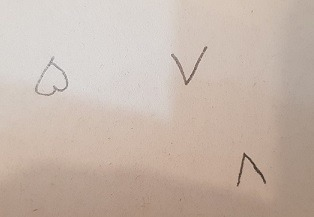
#> input picture Tests/10-Solving-Contours/adad.jpg, 314 x 217 px
$ jupyter execute solving-numbers-contours.ipynb
#> lines starting #> are read from the running program, lines starting #| are printed output that depends on the picture; after the words box and inside, x2 and y2 are one past the last pixel; in counts of white or black regions, pixels touching at a corner belong together
## 1- Importing Libraries

[cell 1]
import cv2 as cv
import numpy as np
import matplotlib.pyplot as plt

## 2- Loading Image

[cell 2]
image = cv.imread("adad.jpg", 0)
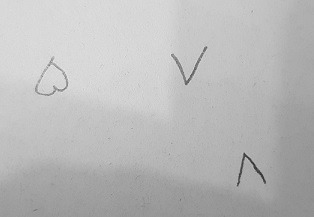
#> image: shape (217, 314); min 42, max 237, mean 185.8

noise_removed_image = cv.medianBlur(image,5)

output = cv.adaptiveThreshold(noise_removed_image,255,cv.ADAPTIVE_THRESH_GAUSSIAN_C, cv.THRESH_BINARY,11,3)
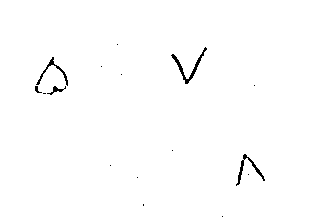
#> output: shape (217, 314); 99.1% white; black in thin lines or dots, all inside (x1, y1, x2, y2) = (35, 44, 265, 217)

binary = cv.bitwise_not(output)


plt.figure(figsize=[15,15])

plt.subplot(332);plt.imshow(output, cmap='gray');plt.title("Adaptive Gaussian + Noise Removal")
plt.subplot(333);plt.imshow(binary, cmap='gray');plt.title("Binary")
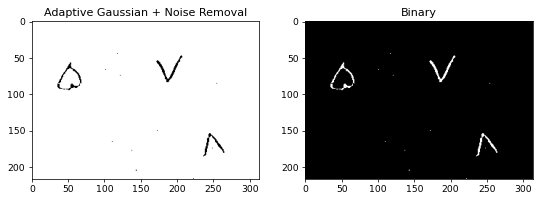
#> figure drawn by matplotlib, 2 panels

## 3- Finding Centers

[cell 3]
binary_image = cv.threshold(binary, 245, 255, cv.THRESH_BINARY)[1]

gray = cv.cvtColor(image, cv.COLOR_GRAY2BGR)

contours, hierarchy = cv.findContours(binary_image, cv.RETR_EXTERNAL, cv.CHAIN_APPROX_NONE)
#> contours = 16 contours, 12 with area under 20; largest, box (x1, y1, x2, y2) and area: (171, 47, 207, 84) 142, (236, 154, 265, 186) 101, (36, 57, 68, 86) 80, (47, 86, 66, 95) 32


for c in contours:
    M = cv.moments(c)
    if M["m00"] != 0:
        cX = int(M["m10"] / M["m00"])
        cY = int(M["m01"] / M["m00"])
        cv.circle(gray, (cX, cY), 5, (255, 0, 0), -1)
#> this loop made 16 passes
#> (cX, cY) on passes 6, 9, 10, 14, 15: (247, 168), (55, 89), (36, 89), (52, 70), (187, 66)
#> c on passes 1, 2, 3, 4, 5, 7: [[222, 216]], [[143, 204], [143, 205]], [[137, 177]], [[248, 174]], [[110, 165]], [[172, 150]]
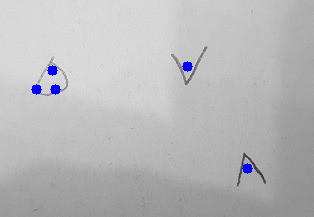
#> gray: shape (217, 314, 3); mean B, G, R 186.2, 184.7, 184.7


plt.figure(figsize=[15,15])

plt.subplot(334)
plt.imshow(gray, cmap='gray')
plt.title("Centers of Contours")
plt.show()

## 4- Drawing a Rectangle

[cell 4]
boundRect = cv.boundingRect(contours[4])
#> boundRect = (110, 165, 1, 1)
centers, radius = cv.minEnclosingCircle(contours[4])
#> centers = (110, 165); radius = 0.0001

[cell 5]
drawing = gray.copy()

cv.rectangle(drawing, (int(boundRect[1]), int(boundRect[0])), \
  (int(boundRect[0]+boundRect[0]), int(boundRect[2]+boundRect[3])), (0,255,255), 2)
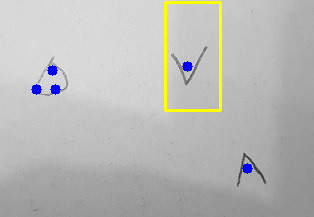
#> drawing: shape (217, 314, 3); 1.43% of pixels changed, all inside (x1, y1, x2, y2) = (164, 1, 222, 112)

plt.imshow(drawing[...,::-1])
